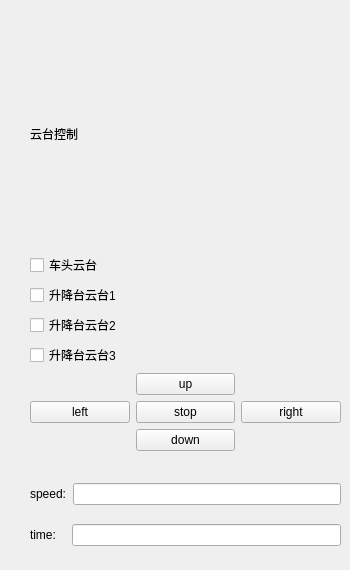
          <widget class="QWidget" name="tab_5">
           <property name="whatsThis">
            <string/>
           </property>
           <attribute name="title">
            <string>云台控制</string>
           </attribute>
           <widget class="QWidget" name="layoutWidget">
            <property name="geometry">
             <rect>
              <x>30</x>
              <y>20</y>
              <width>311</width>
              <height>431</height>
             </rect>
            </property>
            <layout class="QVBoxLayout" name="verticalLayout_24">
             <item>
              <layout class="QVBoxLayout" name="verticalLayout_23">
               <item>
                <widget class="QLabel" name="label_30">
                 <property name="styleSheet">
                  <string notr="true">font: 57 italic 11pt &quot;Ubuntu&quot;;</string>
                 </property>
                 <property name="text">
                  <string>云台控制</string>
                 </property>
                </widget>
               </item>
               <item>
                <layout class="QVBoxLayout" name="verticalLayout_22">
                 <item>
                  <widget class="QCheckBox" name="checkBox_yuntai_car_head">
                   <property name="text">
                    <string>车头云台</string>
                   </property>
                  </widget>
                 </item>
                 <item>
                  <widget class="QCheckBox" name="checkBox_yuntai_raise_1">
                   <property name="text">
                    <string>升降台云台1</string>
                   </property>
                  </widget>
                 </item>
                 <item>
                  <widget class="QCheckBox" name="checkBox_yuntai_raise_2">
                   <property name="text">
                    <string>升降台云台2</string>
                   </property>
                  </widget>
                 </item>
                 <item>
                  <widget class="QCheckBox" name="checkBox_yuntai_raise_3">
                   <property name="text">
                    <string>升降台云台3</string>
                   </property>
                  </widget>
                 </item>
                </layout>
               </item>
              </layout>
             </item>
             <item>
              <layout class="QGridLayout" name="gridLayout_5">
               <item row="2" column="1">
                <widget class="QPushButton" name="pushButton_yuntai_down">
                 <property name="text">
                  <string>down</string>
                 </property>
                </widget>
               </item>
               <item row="1" column="0">
                <widget class="QPushButton" name="pushButton_yuntai_left">
                 <property name="text">
                  <string>left</string>
                 </property>
                </widget>
               </item>
               <item row="1" column="2">
                <widget class="QPushButton" name="pushButton_yuntai_right">
                 <property name="text">
                  <string>right</string>
                 </property>
                </widget>
               </item>
               <item row="1" column="1">
                <widget class="QPushButton" name="pushButton_yuntai_stop">
                 <property name="text">
                  <string>stop</string>
                 </property>
                </widget>
               </item>
               <item row="0" column="1">
                <widget class="QPushButton" name="pushButton_yuntai_up">
                 <property name="text">
                  <string>up</string>
                 </property>
                </widget>
               </item>
              </layout>
             </item>
            </layout>
           </widget>
           <widget class="QWidget" name="layoutWidget">
            <property name="geometry">
             <rect>
              <x>30</x>
              <y>470</y>
              <width>311</width>
              <height>91</height>
             </rect>
            </property>
            <layout class="QVBoxLayout" name="verticalLayout_25">
             <item>
              <layout class="QHBoxLayout" name="horizontalLayout_7">
               <item>
                <widget class="QLabel" name="label_31">
                 <property name="text">
                  <string>speed:</string>
                 </property>
                </widget>
               </item>
               <item>
                <widget class="QLineEdit" name="lineEdit_yuntai_speed"/>
               </item>
              </layout>
             </item>
             <item>
              <layout class="QHBoxLayout" name="horizontalLayout_14">
               <item>
                <widget class="QLabel" name="label_32">
                 <property name="text">
                  <string>time:   </string>
                 </property>
                </widget>
               </item>
               <item>
                <widget class="QLineEdit" name="lineEdit_yuntai_time"/>
               </item>
              </layout>
             </item>
            </layout>
           </widget>
          </widget>
